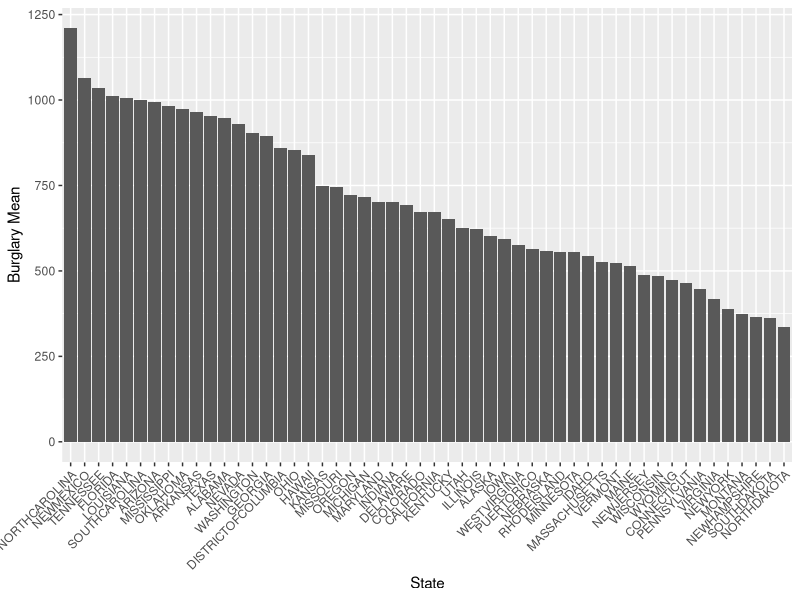
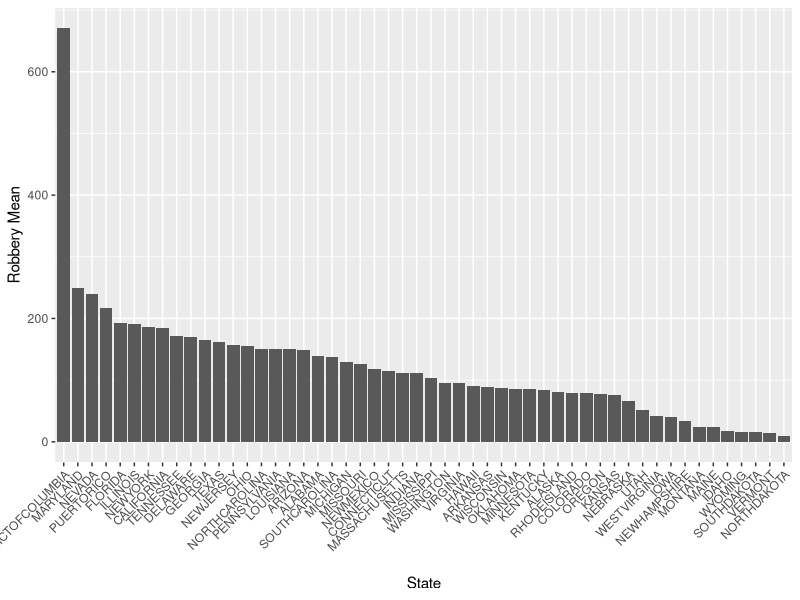
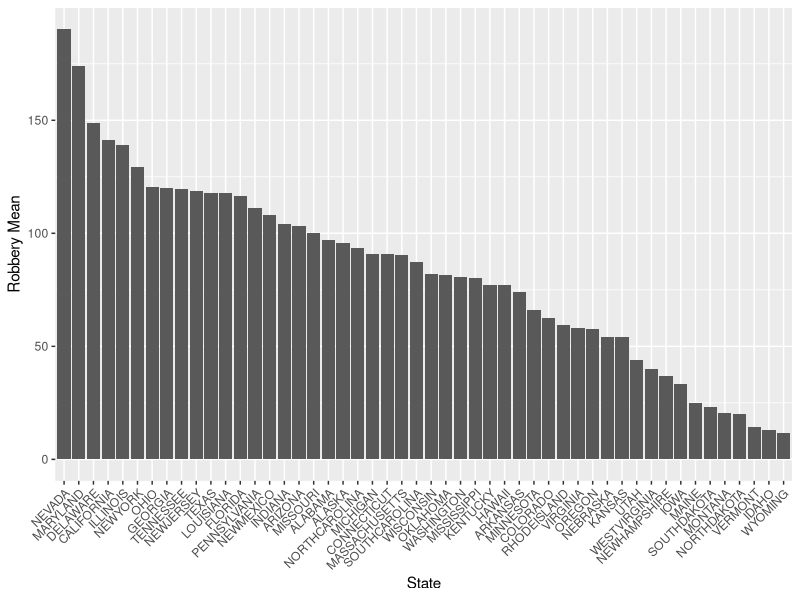
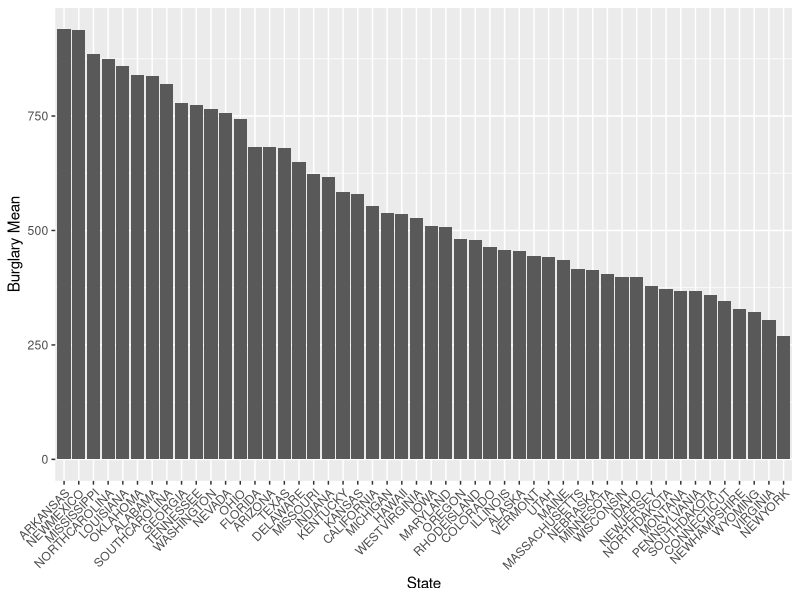

Write the R code that produced these figures, in order.
## ---- chunk 1
library(tidyverse)
crime0007 <- read_csv(here::here("dataset", "00-07CrimeAvg.csv")) 
crime0007 %>%  
  arrange(desc(meanBurglary)) %>%
  ggplot(aes(x=reorder(Area, -meanBurglary),y=meanBurglary)) +
  geom_histogram(stat="identity")+
  theme(axis.text.x = element_text(angle=45,vjust=1,hjust=1)) +
  labs(x='State', y='Burglary Mean')
## ---- chunk 2
crime0007 %>%  
  arrange(desc(meanRobbery)) %>%
  ggplot(aes(x=reorder(Area, -meanRobbery),y=meanRobbery)) +
  geom_histogram(stat="identity")+
  theme(axis.text.x = element_text(angle=45,vjust=1,hjust=1)) +
  labs(x='State', y='Robbery Mean')
## ---- chunk 3
crime1017<-read_csv(here::here("dataset", "10-17CrimeAvg.csv"))
crime1017 %>%
  arrange(desc(meanBurglary)) %>%
  ggplot(aes(x=reorder(State, -meanRobbery),y=meanRobbery)) +
  geom_histogram(stat="identity")+
  theme(axis.text.x = element_text(angle=45,vjust=1,hjust=1))+
  labs(x='State', y='Robbery Mean')

## ---- chunk 4
crime1017 %>%
  arrange(desc(meanBurglary)) %>%
  ggplot(aes(x=reorder(State, -meanBurglary),y=meanBurglary)) +
  geom_histogram(stat="identity")+
  theme(axis.text.x = element_text(angle=45,vjust=1,hjust=1))+
  labs(x='State', y='Burglary Mean')
